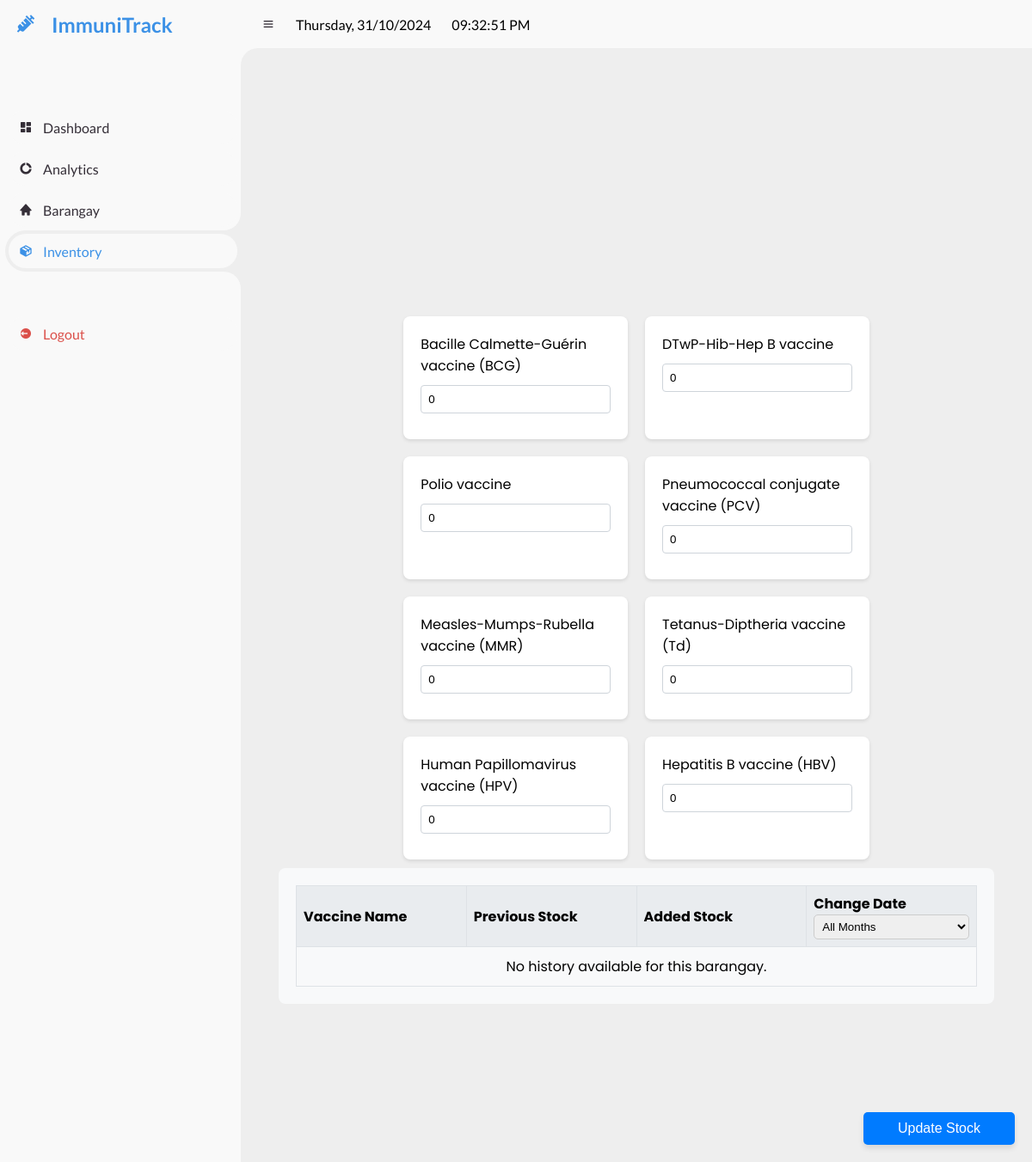
The page /update-inventory.php?barangay_id=2 (signed in) on the database its author committed.
### tables this page shows
CREATE TABLE `inventory` (
  `id` int(11) NOT NULL,
  `vaccine_id` int(11) NOT NULL,
  `barangay_id` int(11) NOT NULL,
  `vaccine_name` varchar(255) NOT NULL,
  `stock` int(11) DEFAULT 0
);

### update-inventory.php (the view, shortened to what this page needs)
<?php
$host = 'localhost';
$db = 'immuni_track';
$user = 'root';
$pass = '12345';
try {
    $pdo = new PDO("mysql:host=$host;dbname=$db;charset=utf8", $user, $pass);
    $pdo->setAttribute(PDO::ATTR_ERRMODE, PDO::ERRMODE_EXCEPTION);
} catch (PDOException $e) {
    echo 'Connection failed: ' . $e->getMessage();
    exit();
}
$barangay_id = intval($_GET['barangay_id']);
$query = "
    SELECT vaccine_name, stock
    FROM inventory
    WHERE barangay_id = :barangay_id
";
$stmt = $pdo->prepare($query);
$stmt->bindParam(':barangay_id', $barangay_id, PDO::PARAM_INT);
$stmt->execute();
$vaccineData = $stmt->fetchAll(PDO::FETCH_ASSOC);
    $vaccineHistoryData = [];
    if (isset($barangay_id)) {
        $historyQuery = "
            SELECT vaccine_name, previous_stock, added_stock, change_date
            FROM vaccine_history
            WHERE barangay_id = :barangay_id
            ORDER BY change_date DESC
        ";
        $historyStmt = $pdo->prepare($historyQuery);
        $historyStmt->bindParam(':barangay_id', $barangay_id, PDO::PARAM_INT);
        $historyStmt->execute();
        $vaccineHistoryData = $historyStmt->fetchAll(PDO::FETCH_ASSOC);
    }
$currentDate = date('l, d/m/Y');
?>
<!DOCTYPE html>
<html lang="en">
<head>
    <link href='https://unpkg.com/boxicons@2.0.9/css/boxicons.min.css' rel='stylesheet'>
    <link rel="stylesheet" href="style.css">
</head>
<body>
    <section id="sidebar">
        <a href="#" class="brand">
            <i class='bx bxs-injection'></i>
            <span class="text">ImmuniTrack</span>
        </a>
            <ul class="side-menu top">
            <li class="">
            <a href="admin-dashboard.php">
                <i class='bx bxs-dashboard'></i>
                <span class="text">Dashboard</span>
            </a>
            <li>
                <a href="admin-analytics.php">
                    <i class='bx bxs-doughnut-chart'></i>
                    <span class="text">Analytics</span>
                </a>
            </li>
            <li>
                <a href="admin-barangay.php">
                    <i class='bx bxs-home'></i>
                    <span class="text">Barangay</span>
                </a>
            </li>
            <li class="active">
                <a href="admin-inventory.php">
                    <i class='bx bxs-package'></i>
                    <span class="text">Inventory</span>
                </a>
            </li>
        </ul>
        <ul class="side-menu bottom">
            <li>
                <a href="logout-user.php" class="logout">
                    <i class='bx bxs-log-out-circle'></i>
                    <span class="text">Logout</span>
                </a>
            </li>
        </ul>
    </section>
    <section id="content">
        <nav>
            <i class='bx bx-menu'></i>
            <span class="date-time" id="date_now"><?php echo $currentDate; ?></span>
            <span id="current-time" class="clock ps-2"></span>
        </nav>
        <main>
            <form class="update-form" method="POST">
                <div class="vaccine-container">
                    <?php foreach ($vaccineData as $vaccine): ?>
                        <div class="vaccine-box">
                            <label><?php echo htmlspecialchars($vaccine['vaccine_name']); ?></label>
                            <input
                                type="number"
                                name="stocks[<?php echo htmlspecialchars($vaccine['vaccine_name']); ?>]"
                                value="<?php echo htmlspecialchars($vaccine['stock']); ?>"
                                placeholder="Enter new stock quantity"
                            />
                        </div>
                    <?php endforeach; ?>
                </div>
                <button type="submit" class="update-button">Update Stock</button>
                <div class="plain-box" style="width: 100%; background-color: #f8f9fa; margin-top: 10px; padding: 20px; border-radius: 8px;">
                <div class="scrollable-container" style="max-height: 400px; overflow-y: auto;">
            <table>
            <thead>
            <tr>
    <th>Vaccine Name</th>
    <th>Previous Stock</th>
    <th>Added Stock</th>
    <th>
        Change Date
        <div class="month-selector-container">
            <select id="month-selector" onchange="filterByMonth()">
                <option value="">All Months</option>
            </select>
        </div>
    </th>
</tr>
            </thead>
            <tbody id="vaccine-history-table">
                <?php if (!empty($vaccineHistoryData)): ?>
                    <?php foreach ($vaccineHistoryData as $history): ?>
                        <tr data-month="<?php echo htmlspecialchars(date('m', strtotime($history['change_date']))); ?>">
                            <td><?php echo htmlspecialchars($history['vaccine_name']); ?></td>
                            <td><?php echo htmlspecialchars($history['previous_stock']); ?></td>
                            <td><?php echo htmlspecialchars($history['added_stock']); ?></td>
                            <td><?php echo htmlspecialchars(date('F j, Y', strtotime($history['change_date']))); ?></td>
                        </tr>
                    <?php endforeach; ?>
                <?php else: ?>
                    <tr>
                        <td colspan="4" style="text-align: center; padding: 10px;">No history available for this barangay.</td>
                    </tr>
                <?php endif; ?>
            </tbody>
        </table>
    </div>
</div>
</body>
</html>

### style.css (style rules this page uses)
* { margin: 0; padding: 0; box-sizing: border-box; }
a { text-decoration: none; }
li { list-style: none; }
:root { --poppins: 'Poppins', sans-serif; --lato: 'Lato', sans-serif; --light: #F9F9F9; --blue: #3C91E6; --light-blue: #CFE8FF; --grey: #eee; --dark-grey: #AAAAAA; --dark: #342E37; --red: #DB504A; --yellow: #FFCE26; --light-yellow: #FFF2C6; --orange: #FD7238; --light-orange: #FFE0D3; }
html { overflow-x: hidden; }
body { background: var(--grey); overflow-x: hidden; }
#sidebar { position: fixed; top: 0; left: 0; width: 280px; height: 100%; background: var(--light); z-index: 2000; font-family: var(--lato); transition: .3s ease; overflow-x: hidden; scrollbar-width: none; }
#sidebar .brand { font-size: 24px; font-weight: 700; height: 56px; display: flex; align-items: center; color: var(--blue); position: sticky; top: 0; left: 0; background: var(--light); z-index: 500; padding-bottom: 20px; box-sizing: content-box; }
#sidebar .brand .bx { min-width: 60px; display: flex; justify-content: center; }
#sidebar .side-menu { width: 100%; margin-top: 48px; }
#sidebar .side-menu li { height: 48px; background: transparent; margin-left: 6px; border-radius: 48px 0 0 48px; padding: 4px; }
#sidebar .side-menu li.active { background: var(--grey); position: relative; }
#sidebar .side-menu li.active::before { content: ''; position: absolute; width: 40px; height: 40px; border-radius: 50%; top: -40px; right: 0; box-shadow: 20px 20px 0 var(--grey); z-index: -1; }
#sidebar .side-menu li.active::after { content: ''; position: absolute; width: 40px; height: 40px; border-radius: 50%; bottom: -40px; right: 0; box-shadow: 20px -20px 0 var(--grey); z-index: -1; }
#sidebar .side-menu li a { width: 100%; height: 100%; background: var(--light); display: flex; align-items: center; border-radius: 48px; font-size: 16px; color: var(--dark); white-space: nowrap; overflow-x: hidden; }
#sidebar .side-menu.top li.active a { color: var(--blue); }
#sidebar .side-menu li a.logout { color: var(--red); }
#sidebar .side-menu li a .bx { min-width: calc(60px - ((4px + 6px) * 2)); display: flex; justify-content: center; }
#content { position: relative; width: calc(100% - 280px); left: 280px; transition: .3s ease; }
#content nav { height: 56px; background: var(--light); padding: 0 24px; display: flex; align-items: center; grid-gap: 24px; font-family: var(--lato); position: sticky; top: 0; left: 0; z-index: 1000; }
#content nav::before { content: ''; position: absolute; width: 40px; height: 40px; bottom: -40px; left: 0; border-radius: 50%; box-shadow: -20px -20px 0 var(--light); }
#content nav .bx.bx-menu { cursor: pointer; color: var(--dark); }
#content main { width: 100%; padding: 36px 24px; font-family: var(--poppins); max-height: calc(100vh - 56px); overflow-y: auto; }

### rows shown on the page
inventory: vaccine_name "Bacille Calmette-Guérin vaccine (BCG)", stock "0"
inventory: vaccine_name "DTwP-Hib-Hep B vaccine", stock "0"
inventory: vaccine_name "Polio vaccine", stock "0"
inventory: vaccine_name "Pneumococcal conjugate vaccine (PCV)", stock "0"
inventory: vaccine_name "Measles-Mumps-Rubella vaccine (MMR)", stock "0"
inventory: vaccine_name "Tetanus-Diptheria vaccine (Td)", stock "0"
inventory: vaccine_name "Human Papillomavirus vaccine (HPV)", stock "0"
inventory: vaccine_name "Hepatitis B vaccine (HBV)", stock "0"
